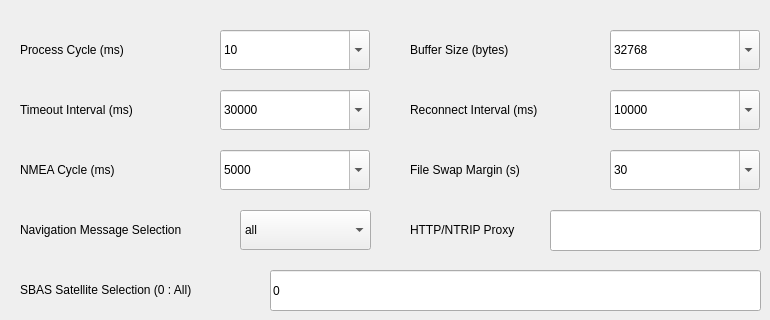
   <widget class="QWidget" name="MiscTab">
    <attribute name="title">
     <string>Misc</string>
    </attribute>
    <widget class="MyComboBox" name="SvrcycleBox">
     <property name="geometry">
      <rect>
       <x>220</x>
       <y>30</y>
       <width>150</width>
       <height>40</height>
      </rect>
     </property>
     <property name="editable">
      <bool>true</bool>
     </property>
     <property name="currentIndex">
      <number>1</number>
     </property>
     <property name="frame">
      <bool>true</bool>
     </property>
     <item>
      <property name="text">
       <string>5</string>
      </property>
     </item>
     <item>
      <property name="text">
       <string>10</string>
      </property>
     </item>
     <item>
      <property name="text">
       <string>20</string>
      </property>
     </item>
     <item>
      <property name="text">
       <string>50</string>
      </property>
     </item>
     <item>
      <property name="text">
       <string>100</string>
      </property>
     </item>
    </widget>
    <widget class="QLabel" name="label_83">
     <property name="geometry">
      <rect>
       <x>20</x>
       <y>30</y>
       <width>190</width>
       <height>40</height>
      </rect>
     </property>
     <property name="text">
      <string>Process Cycle (ms)</string>
     </property>
    </widget>
    <widget class="MyComboBox" name="NmeacycleBox">
     <property name="geometry">
      <rect>
       <x>220</x>
       <y>150</y>
       <width>150</width>
       <height>40</height>
      </rect>
     </property>
     <property name="editable">
      <bool>true</bool>
     </property>
     <property name="currentIndex">
      <number>2</number>
     </property>
     <property name="frame">
      <bool>true</bool>
     </property>
     <item>
      <property name="text">
       <string>1000</string>
      </property>
     </item>
     <item>
      <property name="text">
       <string>2000</string>
      </property>
     </item>
     <item>
      <property name="text">
       <string>5000</string>
      </property>
     </item>
     <item>
      <property name="text">
       <string>10000</string>
      </property>
     </item>
    </widget>
    <widget class="QLabel" name="label_84">
     <property name="geometry">
      <rect>
       <x>20</x>
       <y>150</y>
       <width>190</width>
       <height>40</height>
      </rect>
     </property>
     <property name="text">
      <string>NMEA Cycle (ms)</string>
     </property>
    </widget>
    <widget class="QLabel" name="label_85">
     <property name="geometry">
      <rect>
       <x>20</x>
       <y>90</y>
       <width>190</width>
       <height>40</height>
      </rect>
     </property>
     <property name="text">
      <string>Timeout Interval (ms)</string>
     </property>
    </widget>
    <widget class="MyComboBox" name="TimeoutBox">
     <property name="geometry">
      <rect>
       <x>220</x>
       <y>90</y>
       <width>150</width>
       <height>40</height>
      </rect>
     </property>
     <property name="editable">
      <bool>true</bool>
     </property>
     <property name="currentIndex">
      <number>3</number>
     </property>
     <property name="frame">
      <bool>true</bool>
     </property>
     <item>
      <property name="text">
       <string>5000</string>
      </property>
     </item>
     <item>
      <property name="text">
       <string>10000</string>
      </property>
     </item>
     <item>
      <property name="text">
       <string>20000</string>
      </property>
     </item>
     <item>
      <property name="text">
       <string>30000</string>
      </property>
     </item>
     <item>
      <property name="text">
       <string>50000</string>
      </property>
     </item>
     <item>
      <property name="text">
       <string>100000</string>
      </property>
     </item>
    </widget>
    <widget class="MyComboBox" name="ReconnectBox">
     <property name="geometry">
      <rect>
       <x>610</x>
       <y>90</y>
       <width>150</width>
       <height>40</height>
      </rect>
     </property>
     <property name="editable">
      <bool>true</bool>
     </property>
     <property name="currentIndex">
      <number>2</number>
     </property>
     <property name="frame">
      <bool>true</bool>
     </property>
     <item>
      <property name="text">
       <string>2000</string>
      </property>
     </item>
     <item>
      <property name="text">
       <string>5000</string>
      </property>
     </item>
     <item>
      <property name="text">
       <string>10000</string>
      </property>
     </item>
     <item>
      <property name="text">
       <string>20000</string>
      </property>
     </item>
     <item>
      <property name="text">
       <string>50000</string>
      </property>
     </item>
    </widget>
    <widget class="QLabel" name="label_86">
     <property name="geometry">
      <rect>
       <x>410</x>
       <y>90</y>
       <width>190</width>
       <height>40</height>
      </rect>
     </property>
     <property name="text">
      <string>Reconnect Interval (ms)</string>
     </property>
    </widget>
    <widget class="QLabel" name="label_87">
     <property name="geometry">
      <rect>
       <x>410</x>
       <y>30</y>
       <width>201</width>
       <height>40</height>
      </rect>
     </property>
     <property name="text">
      <string>Buffer Size (bytes)</string>
     </property>
    </widget>
    <widget class="MyComboBox" name="BuffsizeBox">
     <property name="geometry">
      <rect>
       <x>610</x>
       <y>30</y>
       <width>150</width>
       <height>40</height>
      </rect>
     </property>
     <property name="editable">
      <bool>true</bool>
     </property>
     <property name="currentIndex">
      <number>0</number>
     </property>
     <property name="frame">
      <bool>true</bool>
     </property>
     <item>
      <property name="text">
       <string>32768</string>
      </property>
     </item>
     <item>
      <property name="text">
       <string>65536</string>
      </property>
     </item>
     <item>
      <property name="text">
       <string>131072</string>
      </property>
     </item>
    </widget>
    <widget class="MyComboBox" name="FswapmarginBox">
     <property name="geometry">
      <rect>
       <x>610</x>
       <y>150</y>
       <width>150</width>
       <height>40</height>
      </rect>
     </property>
     <property name="editable">
      <bool>true</bool>
     </property>
     <property name="currentIndex">
      <number>4</number>
     </property>
     <property name="frame">
      <bool>true</bool>
     </property>
     <item>
      <property name="text">
       <string>0</string>
      </property>
     </item>
     <item>
      <property name="text">
       <string>5</string>
      </property>
     </item>
     <item>
      <property name="text">
       <string>10</string>
      </property>
     </item>
     <item>
      <property name="text">
       <string>20</string>
      </property>
     </item>
     <item>
      <property name="text">
       <string>30</string>
      </property>
     </item>
     <item>
      <property name="text">
       <string>60</string>
      </property>
     </item>
     <item>
      <property name="text">
       <string>120</string>
      </property>
     </item>
    </widget>
    <widget class="QLabel" name="label_88">
     <property name="geometry">
      <rect>
       <x>410</x>
       <y>150</y>
       <width>190</width>
       <height>40</height>
      </rect>
     </property>
     <property name="text">
      <string>File Swap Margin (s)</string>
     </property>
    </widget>
    <widget class="QComboBox" name="NavmsgselBox">
     <property name="geometry">
      <rect>
       <x>240</x>
       <y>210</y>
       <width>131</width>
       <height>40</height>
      </rect>
     </property>
     <property name="editable">
      <bool>false</bool>
     </property>
     <property name="currentIndex">
      <number>0</number>
     </property>
     <property name="frame">
      <bool>true</bool>
     </property>
     <item>
      <property name="text">
       <string>all</string>
      </property>
     </item>
     <item>
      <property name="text">
       <string>rover</string>
      </property>
     </item>
     <item>
      <property name="text">
       <string>base</string>
      </property>
     </item>
     <item>
      <property name="text">
       <string>corr</string>
      </property>
     </item>
    </widget>
    <widget class="QLabel" name="label_89">
     <property name="geometry">
      <rect>
       <x>20</x>
       <y>210</y>
       <width>211</width>
       <height>40</height>
      </rect>
     </property>
     <property name="text">
      <string>Navigation Message Selection</string>
     </property>
    </widget>
    <widget class="QLabel" name="label_90">
     <property name="geometry">
      <rect>
       <x>410</x>
       <y>210</y>
       <width>131</width>
       <height>40</height>
      </rect>
     </property>
     <property name="text">
      <string>HTTP/NTRIP Proxy</string>
     </property>
    </widget>
    <widget class="MyLineEdit" name="ProxyadrBox">
     <property name="geometry">
      <rect>
       <x>550</x>
       <y>210</y>
       <width>211</width>
       <height>41</height>
      </rect>
     </property>
    </widget>
    <widget class="MyLineEdit" name="SbasatselBox">
     <property name="geometry">
      <rect>
       <x>270</x>
       <y>270</y>
       <width>491</width>
       <height>41</height>
      </rect>
     </property>
     <property name="text">
      <string>0</string>
     </property>
    </widget>
    <widget class="QLabel" name="label_91">
     <property name="geometry">
      <rect>
       <x>20</x>
       <y>270</y>
       <width>221</width>
       <height>40</height>
      </rect>
     </property>
     <property name="text">
      <string>SBAS Satellite Selection (0 : All)</string>
     </property>
    </widget>
   </widget>
